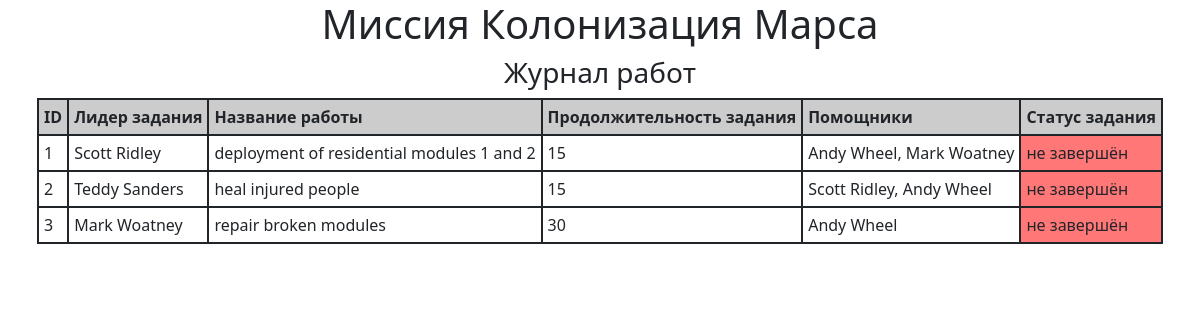
Page /worklog on the committed database.
### jobs.py (models this page shows, shortened)
class Jobs(SqlAlchemyBase):
    __tablename__ = 'jobs'
    id = Column(Integer, primary_key=True, autoincrement=True)
    team_leader = Column(Integer, ForeignKey("users.id"))
    job = Column(String, nullable=True)
    work_size = Column(Integer, nullable=True)
    collaborators = Column(String, nullable=True)
    start_date = Column(DateTime, default=datetime.datetime.now)
    end_date = Column(DateTime, default=datetime.datetime.now)
    is_finished = Column(Boolean, nullable=True)
    user = orm.relationship("User")

### users.py (models this page shows, shortened)
class User(SqlAlchemyBase):
    __tablename__ = 'users'
    id = Column(Integer, primary_key=True, autoincrement=True)
    surname = Column(String, nullable=True)
    name = Column(String, nullable=True)
    age = Column(Integer, nullable=True)
    position = Column(String, nullable=True)
    speciality = Column(String, nullable=True)
    address = Column(String, nullable=True)
    email = Column(String, unique=True, nullable=True)
    hashed_password = Column(String, nullable=True)
    modified_date = Column(DateTime, default=datetime.datetime.now)
    job = orm.relationship("Jobs", back_populates="user")

### main.py (the view)
@app.route("/worklog")
def worklog():
    return render_template("worklog.html", title="Журнал работы",
                           stylesheet_path=url_for('static', filename='css/style.css'),
                           jobs=db_sess.query(Jobs).all(), users=db_sess.query(User).all())

### templates/worklog.html
{% extends "base.html" %}
{% block content %}
<h3 align="center">Журнал работ</h3>
<table class="table_padding" align="center">
    <tr>
        <th>ID</th>
        <th>Лидер задания</th>
        <th>Название работы</th>
        <th>Продолжительность задания</th>
        <th>Помощники</th>
        <th>Статус задания</th>
    </tr>
    {% for job in jobs %}
    <tr>
        <td>{{ job.id }}</td>
        {% set leader = users[job.team_leader - 1] %}
        <td>{{ leader.surname }} {{ leader.name }}</td>
        <td>{{ job.job }}</td>
        <td>{{ job.work_size }}</td>
        <td>
            {% for collaborator in job.collaborators.split(", ") %}
                {% set user = users[collaborator|int - 1] %}
                {{user.surname}} {{user.name}}{% if not loop.last %}, {% endif %}
            {% endfor %}
        </td>
        <td style="background-color: #{% if job.is_finished == 1 %}77FF77{% else %}FF7777{% endif %}">
            {% if job.is_finished == 1 %}завершён{% else %}не завершён{% endif %}
        </td>
    </tr>
    {% endfor %}
</table>
{% endblock %}

### templates/base.html (shortened to what this page needs)
<!DOCTYPE html>
<html>
<head>
    <link href="https://cdn.jsdelivr.net/npm/bootstrap@5.3.0-alpha1/dist/css/bootstrap.min.css" rel="stylesheet"
/>
    <link rel="stylesheet" type="text/css" href="{{ stylesheet_path }}"/>
</head>
<body>
    <h1 align="center">Миссия Колонизация Марса</h1>
    {% block content %} {% endblock %}
</body>
</html>

### static/css/style.css (style rules this page uses)
th { background-color: #cccccc; border: 2px solid; bordercolor: #000000; padding: 5px; }
td { background-color: #ffffff; border: 2px solid; bordercolor: #000000; padding: 5px; }

### rows in the picture
Jobs: id "1", job "deployment of residential modules 1 and 2", work_size "15", is_finished "не завершён"
User: surname "Scott", name "Ridley", surname "Scott", name "Ridley"
User: surname "Andy" "Andy" "Andy", name "Wheel" "Wheel" "Wheel"
User: surname "Mark", name "Woatney", surname "Mark", name "Woatney"
Jobs: id "2", job "heal injured people", work_size "15", is_finished "не завершён"
User: surname "Teddy", name "Sanders"
Jobs: id "3", job "repair broken modules", work_size "30", is_finished "не завершён"
